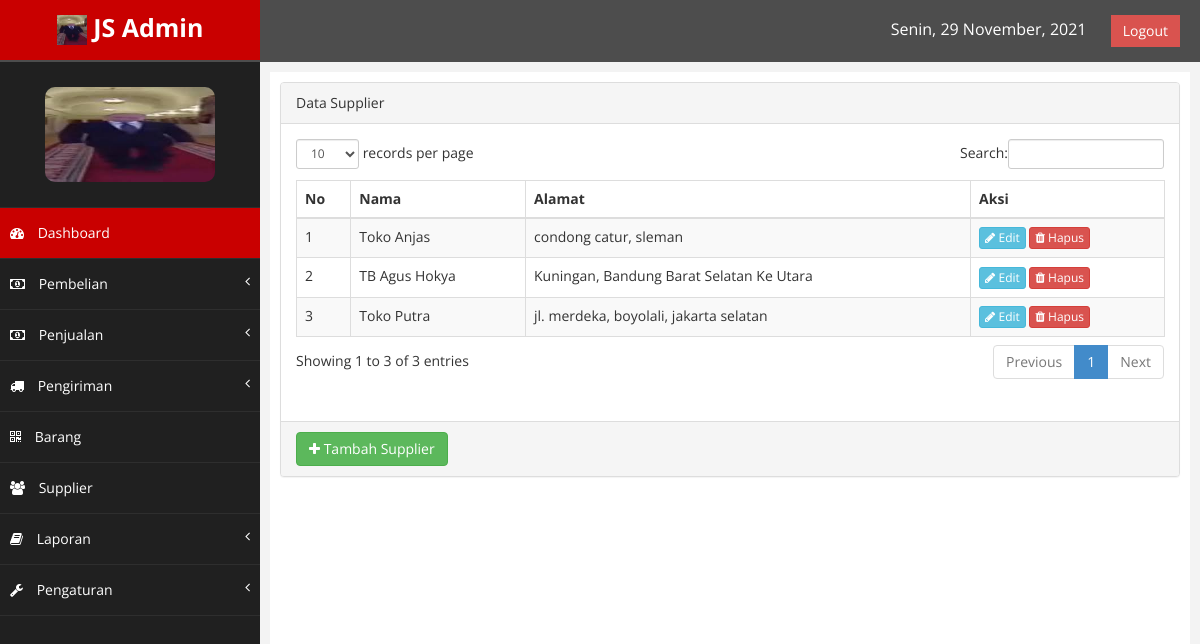
Page /index.php?page=supplier (signed in) on the committed database.
### tables this page shows
CREATE TABLE IF NOT EXISTS `supplier` (
  `kd_supplier` int(6) NOT NULL AUTO_INCREMENT,
  `nama_supplier` varchar(60) NOT NULL,
  `alamat` varchar(60) NOT NULL,
  PRIMARY KEY (`kd_supplier`)
);

### class/class.php (called while the page is built, shortened)
<?php
	class Supplier{
		public function tampil_supplier(){
			$qry = mysql_query("SELECT * FROM supplier");
			while ($pecah = mysql_fetch_array($qry)) {
				$data[] = $pecah;
			}
			return $data;
		}
	}
	$supplier = new Supplier();
?>

### supplier.php (the view, shortened to what this page needs)
<div class="row">
    <div class="col-md-12">
        <div class="panel panel-default">
            <div class="panel-heading">
                Data Supplier
            </div>
            <div class="panel-body">
                <div class="table">
                    <table class="table table-striped table-bordered table-hover" id="tabelku">
                        <thead>
                            <tr>
                                <th>No</th>
                                <th>Nama</th>
                                <th>Alamat</th>
                                <th>Aksi</th>
                            </tr>
                        </thead>
                        <tbody>
                            <?php
                                $sp = $supplier->tampil_supplier();
                                foreach ($sp as $index => $data) {
                            ?>
                            <tr class="odd gradeX">
                                <td><?php echo $index + 1; ?></td>
                                <td><?php echo $data['nama_supplier']; ?></td>
                                <td><?php echo $data['alamat']; ?></td>
                                <td>
                                    <a href="index.php?page=ubahsupplier&id=<?php echo $data['kd_supplier']; ?>" class="btn btn-info btn-xs"><i class="fa fa-pencil"></i> Edit</a>
                                    <a href="index.php?page=supplier&hapus=<?php echo $data['kd_supplier']; ?>" class="btn btn-danger btn-xs" id="alertHapus"><i class="fa fa-trash"></i> Hapus</a>
                                </td>
                            </tr>
                            <?php } ?>
                        </tbody>
                    </table>
                </div>
            </div>
            <div class="panel-footer">
                <a href="index.php?page=tambahsupplier" class="btn btn-success"><i class="fa fa-plus"></i> Tambah Supplier</a>
            </div>
        </div>
    </div>
</div>

### assets/css/custom.css (style rules this page uses)
body { font-family: 'Open Sans', sans-serif; }

### rows in the picture
supplier: nama_supplier "Toko Anjas", alamat "condong catur, sleman"
supplier: nama_supplier "TB Agus Hokya", alamat "Kuningan, Bandung Barat Selatan Ke Utara"
supplier: nama_supplier "Toko Putra", alamat "jl. merdeka, boyolali, jakarta selatan"
